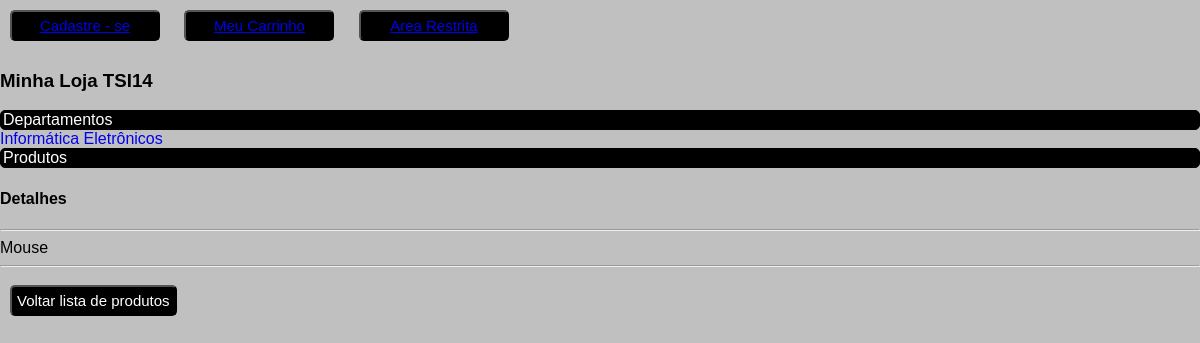
Screenshot of /?produto=1 with the database file from the repository.
### tables this page shows
CREATE TABLE IF NOT EXISTS `departamentos` (
  `id` int(11) NOT NULL AUTO_INCREMENT,
  `nome` varchar(50) NOT NULL,
  PRIMARY KEY (`id`)
);

CREATE TABLE IF NOT EXISTS `produtos` (
  `id` int(11) NOT NULL AUTO_INCREMENT,
  `nome` varchar(150) NOT NULL,
  `detalhes` text,
  `preco` decimal(10,2) NOT NULL DEFAULT '0.00',
  `id_departamento` int(11) NOT NULL,
  PRIMARY KEY (`id`),
  KEY `fk_produtos_departamentos_idx` (`id_departamento`)
);

### index.php (the view, shortened to what this page needs)
<!DOCTYPE html>
<html lang="pt-BR">
	<head>
    </head>
<body>
          			<a href="form_clientes.php"><button>Cadastre - se</a></button>
                    <a href="carrinho.php"><button>Meu Carrinho</a></button>
                    <a href="admin/login.php"><button>Area Restrita</a></button>
        		<h3>Minha Loja TSI14 </h3>
      		<legend> Departamentos </legend>
      			<?php
      				$sql = "SELECT * from departamentos";
      				$result = mysql_query($sql);
      				while ($registro = mysql_fetch_assoc($result)) {
      					echo "
      						<tr><td><a href='?departamento=" . $registro['id'] . "'onClick='showProdutos();' style='text-decoration:none;'>
      					" . $registro['nome'] . "</a></td></tr>";
      				}
      			?>
                	<legend> Produtos </legend>
                		<?php
                			if (isset($_GET['produto'])) {
                				$idProd = $_GET['produto'];
                				$sql = "SELECT * from produtos WHERE id = $idProd";
                				$result = mysql_query($sql);
                				while ($registro = mysql_fetch_assoc($result)) {
                					$detalhe = $registro['detalhes'];
                					echo "
  									<h4>Detalhes</h4><hr/>
    									<tr><td>$detalhe</td></tr>
    									<hr/>
    									<button onClick='parent.history.back();'>Voltar lista de produtos</button>
  								";
                				}
                			}
                		?>
</body>
</html>

### css/estilos.css (style rules this page uses)
body { background-color: silver; font-family: "Trebuchet MS", helvetica, sans-serif; margin: 0; }
legend { border: 1px solid black; border-radius: 5px; background-color: black; color: white; }
button { background-color: black; color: white; padding: 5px; border-radius: 5px; margin: 10px; font-size: 15px; min-width: 150px; }

### rows the page displays
departamentos: nome "Informática"
departamentos: nome "Eletrônicos"
produtos: detalhes "Mouse"
